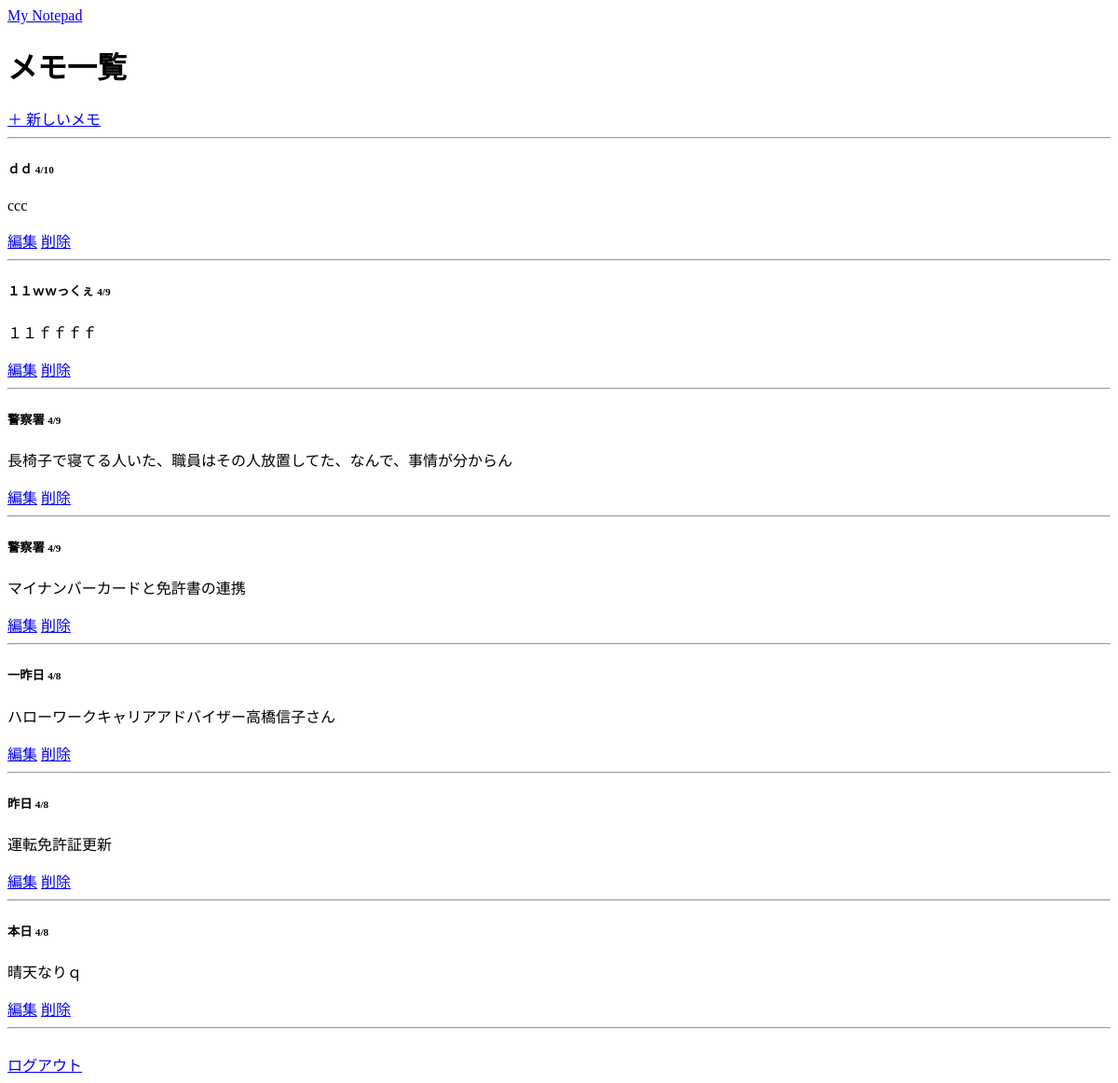
/list (signed in), run on an earlier commit of the app's database.
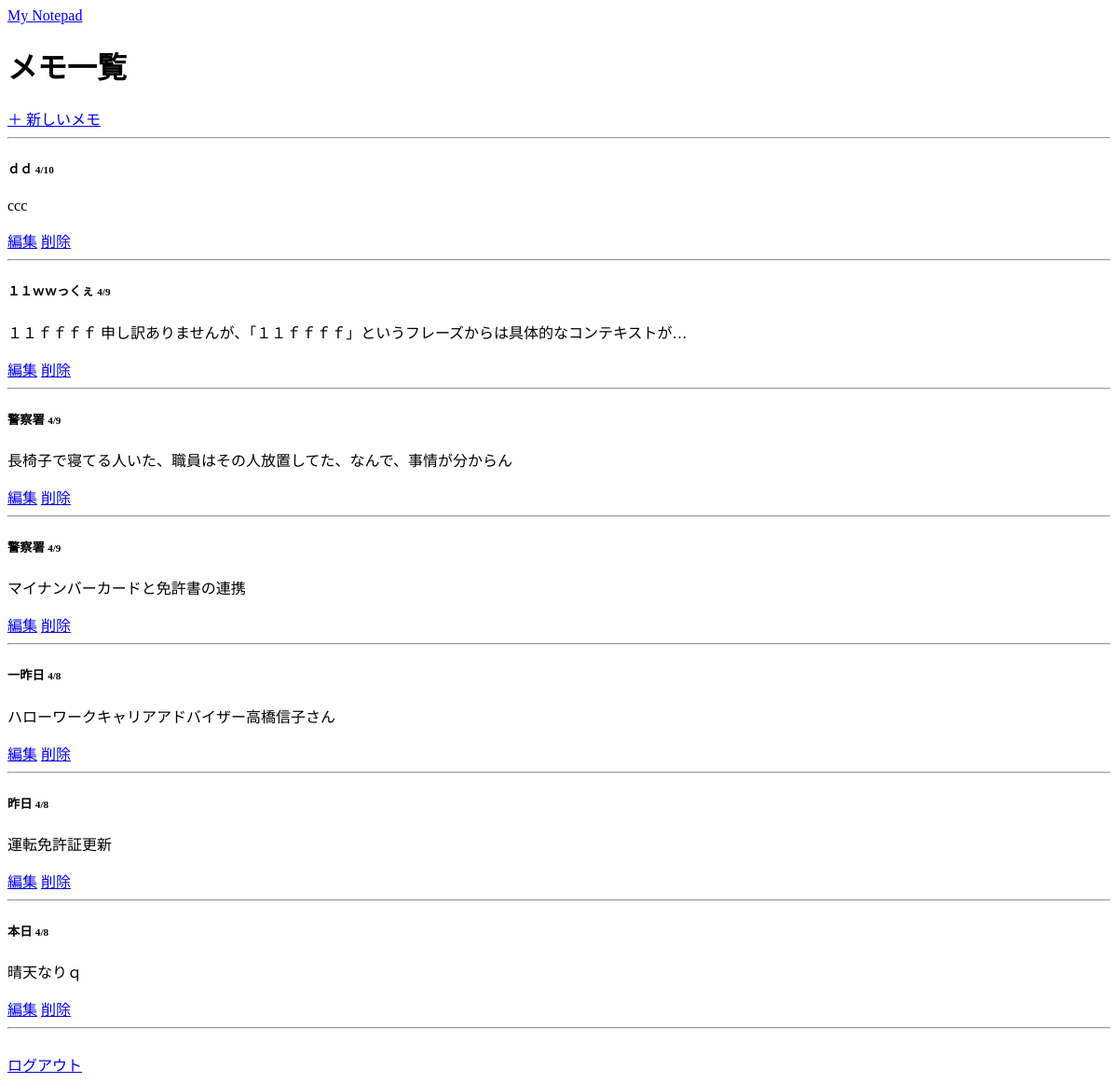
And on a later commit of the database.
### edit/models.py (models this page shows, shortened)
class Memo(models.Model):
    title = models.CharField(max_length=200)  # タイトル（最大200文字）
    content = models.TextField()               # メモ本文
    created_at = models.DateTimeField(auto_now_add=True)  # 作成日時（自動設定）
    updated_at = models.DateTimeField(auto_now=True)      # 更新日時（自動設定）
    class Meta:
        db_table='Memo'

### edit/views.py (the view)
# urls.py: path('',PostListView.as_view(),name='post_list'),                #←←←←←←←←どうして path('', views.memo_list, name='post_list'), が一番か？
@login_required # これ追加で未ログイン時ここに飛ばされない
def memo_list(request):
    memos=Memo.objects.all().order_by('-created_at')
    return render(request,'edit/memo_list.html',{'memos':memos})

### edit/templates/edit/memo_list.html (shortened to what this page needs)
{% extends 'edit/base.html' %}
{% block content %}
<div class="d-flex justify-content-between align-items-center mb-3">
    <h1>メモ一覧</h1>
    <a href="{% url 'memo_create' %}" class="btn btn-primary">＋ 新しいメモ</a>
</div>
<hr>
<div class="row">
    {% for memo in memos %}
    <div class="col-md-4 mb-3">
        <div class="card shadow-sm">
            <div class="card-body">
                <h5 class="card-title d-flex justify-content-between align-items-center">
                    {{ memo.title }}
                    <span class="badge bg-secondary" style="font-size: 0.7rem;">
                        {{ memo.created_at|date:"n/j" }}
                    </span>
                </h5>
                <p class="card-text text-secondary">{{ memo.content|truncatechars:50 }}</p>
                <div class="d-flex justify-content-end">
                    <a href="{% url 'memo_edit' pk=memo.pk %}" class="btn btn-sm btn-outline-secondary me-2">編集</a>
                    <a href="{% url 'memo_delete' pk=memo.pk %}" class="btn btn-sm btn-outline-danger">削除</a>
                </div>
            </div>
        </div>
    </div>
    <hr class="my-2 text-muted">
    {% endfor %}
</div>
{% endblock %}

What changed in the data, as far as the page shows it:
changed Memo "１１ｗｗっくぇ": content "１１ｆｆｆｆ" → "１１ｆｆｆｆ 申し訳ありませんが、「１１ｆｆｆｆ」というフレーズからは具体的なコンテキストが…"
